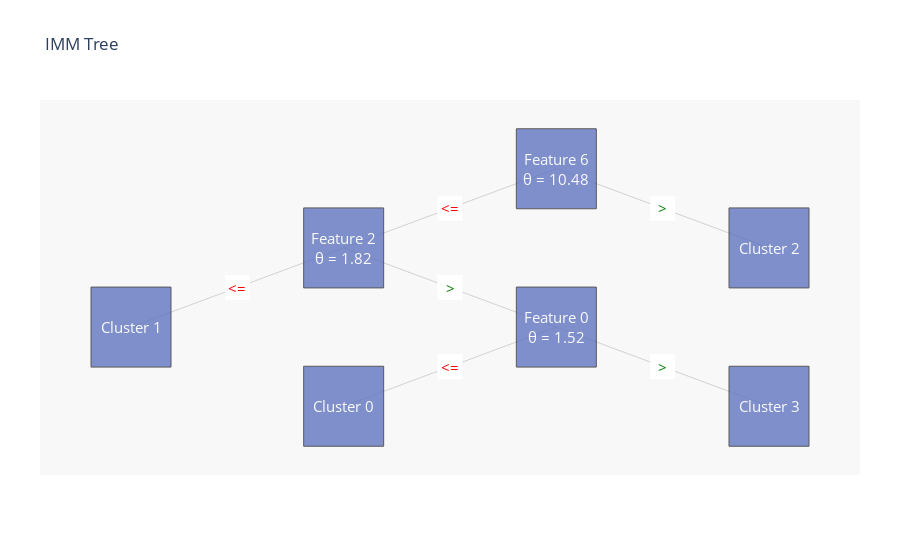

Notebook code for this chart:
### Code cell
#initialize with n clusters
imm = Extractor.imm(n_cluster)
imm.fit(X_train)
imm.drawTree()

Y_pred_2=imm.predict_on_more_data(X_test)

print('rand_score is: ',metrics.rand_score(Y_test,Y_pred_2),' , ARI score is : ',metrics.adjusted_rand_score(Y_test,Y_pred_2),' , AMI score is: ',metrics.adjusted_mutual_info_score(Y_test,Y_pred_2),' , silhoutte score is: ',metrics.silhouette_score(X_test,Y_pred_2))

### Figure 1 — Plotly figure (JSON) as saved in the notebook; plotly's stock layout.template omitted (floating-point values rounded to 4 significant figures)
{"data": [{"hoverinfo": "none", "line": {"color": "rgb(210,210,210)", "width": 1}, "mode": "lines", "type": "scatter", "x": [0, -0.5, null, 0, 0.5, null, -0.5, -1, null, -0.5, 0, null, 0, -0.5, null, 0, 0.5, null], "y": [6, 5, null, 6, 5, null, 5, 4, null, 5, 4, null, 4, 3, null, 4, 3, null]}, {"hoverinfo": "none", "marker": {"color": "#6175c1", "line": {"color": "rgb(50,50,50)", "width": 1}, "size": 80, "symbol": "square"}, "mode": "markers", "name": "bla", "opacity": 0.8, "text": ["Feature 6<br>θ = 10.48", "Feature 2<br>θ = 1.82", "Cluster 1", "Feature 0<br>θ = 1.52", "Cluster 0", "Cluster 3", "Cluster 2"], "type": "scatter", "x": [0, -0.5, -1, 0, -0.5, 0.5, 0.5], "y": [6, 5, 4, 4, 3, 3, 5]}, {"hoverinfo": "none", "marker": {"color": "#FFFFFF", "line": {"color": "rgb(250,250,250)", "width": 0}, "size": 25, "symbol": "square"}, "mode": "markers", "name": "bla", "opacity": 1, "type": "scatter", "x": [-0.25, 0.25, -0.75, -0.25, -0.25, 0.25], "y": [5.5, 5.5, 4.5, 4.5, 3.5, 3.5]}], "layout": {"annotations": [{"font": {"color": "rgb(250,250,250)", "size": 15}, "showarrow": false, "text": "Feature 6<br>θ = 10.48", "x": 0, "xref": "x", "y": 6, "yref": "y"}, {"font": {"color": "rgb(250,250,250)", "size": 15}, "showarrow": false, "text": "Feature 2<br>θ = 1.82", "x": -0.5, "xref": "x", "y": 5, "yref": "y"}, {"font": {"color": "rgb(250,250,250)", "size": 15}, "showarrow": false, "text": "Cluster 1", "x": -1, "xref": "x", "y": 4, "yref": "y"}, {"font": {"color": "rgb(250,250,250)", "size": 15}, "showarrow": false, "text": "Feature 0<br>θ = 1.52", "x": 0, "xref": "x", "y": 4, "yref": "y"}, {"font": {"color": "rgb(250,250,250)", "size": 15}, "showarrow": false, "text": "Cluster 0", "x": -0.5, "xref": "x", "y": 3, "yref": "y"}, {"font": {"color": "rgb(250,250,250)", "size": 15}, "showarrow": false, "text": "Cluster 3", "x": 0.5, "xref": "x", "y": 3, "yref": "y"}, {"font": {"color": "rgb(250,250,250)", "size": 15}, "showarrow": false, "text": "Cluster 2", "x": 0.5, "xref": "x", "y": 5, "yref": "y"}, {"font": {"color": "rgb(255,0,0)", "size": 15}, "showarrow": false, "text": "<=", "x": -0.25, "xref": "x", "y": 5.5, "yref": "y"}, {"font": {"color": "rgb(0,128,0)", "size": 15}, "showarrow": false, "text": ">", "x": 0.25, "xref": "x", "y": 5.5, "yref": "y"}, {"font": {"color": "rgb(255,0,0)", "size": 15}, "showarrow": false, "text": "<=", "x": -0.75, "xref": "x", "y": 4.5, "yref": "y"}, {"font": {"color": "rgb(0,128,0)", "size": 15}, "showarrow": false, "text": ">", "x": -0.25, "xref": "x", "y": 4.5, "yref": "y"}, {"font": {"color": "rgb(255,0,0)", "size": 15}, "showarrow": false, "text": "<=", "x": -0.25, "xref": "x", "y": 3.5, "yref": "y"}, {"font": {"color": "rgb(0,128,0)", "size": 15}, "showarrow": false, "text": ">", "x": 0.25, "xref": "x", "y": 3.5, "yref": "y"}], "font": {"size": 12}, "hovermode": "closest", "margin": {"b": 85, "l": 40, "r": 40, "t": 100}, "plot_bgcolor": "rgb(248,248,248)", "showlegend": false, "title": {"text": "IMM Tree"}, "uniformtext": {"minsize": 8}, "xaxis": {"showgrid": false, "showline": false, "showticklabels": false, "zeroline": false}, "yaxis": {"showgrid": false, "showline": false, "showticklabels": false, "zeroline": false}}}
